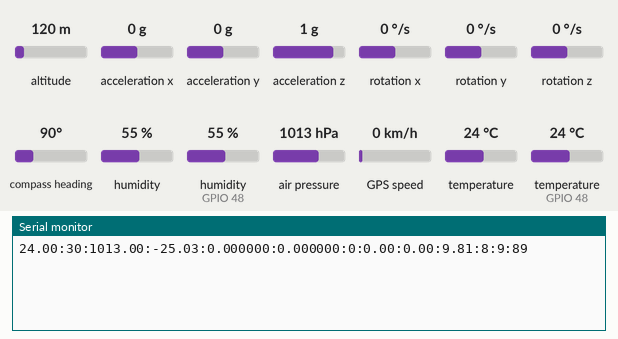
Recording of a sketch running on a simulated ESP32. Shown: the last lines printed to the serial monitor. Inputs (shaded band) come from the test bench; at power-on: acceleration x 0 g, acceleration y 0 g, acceleration z 1 g, air pressure 1013 hPa, temperature 24 °C, altitude 120 m, rotation x 0 °/s, rotation y 0 °/s, rotation z 0 °/s, compass heading 90°, humidity 55 %, humidity (sensor on GPIO 48) 55 %, GPS speed 0 km/h, temperature (sensor on GPIO 48) 24 °C. The GPS gets a fix after 3 s at 37.7749, -122.4194 with 8 satellites.

Above: at 1.2 s.
1.3 s: acceleration x set to -1.4 g
At 2.6 s:
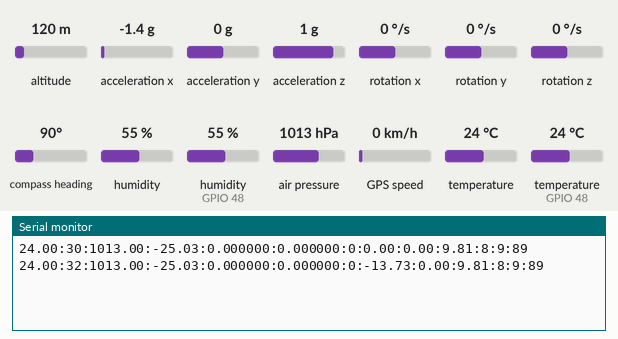
2.8 s: acceleration y set to -1.4 g
At 4.2 s:
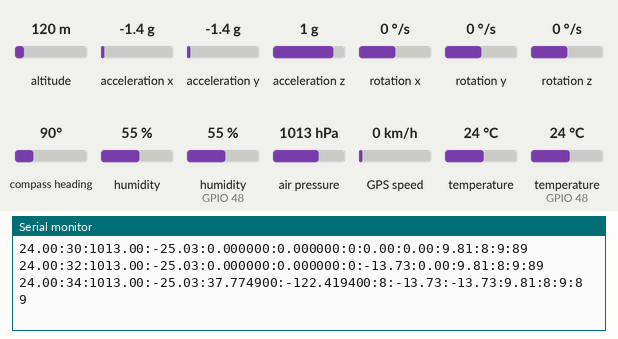
4.3 s: acceleration z set to -1.4 g
5.8 s: air pressure set to 952 hPa
At 7.0 s:
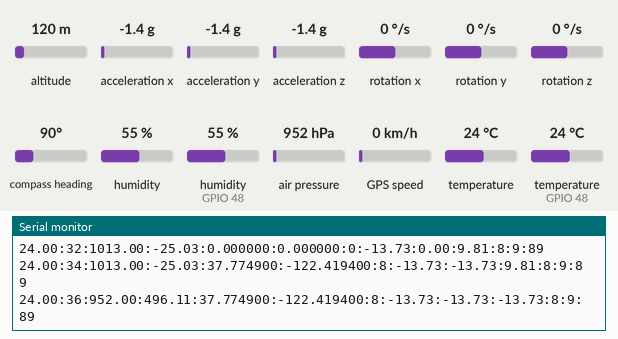
7.3 s: temperature (sensor 0) set to 12 °C
At 8.5 s:
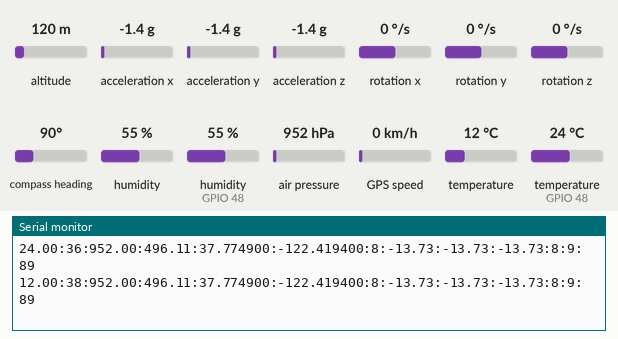
Timing chart, 0 to 9.8 s (numbered marks = the images above; inputs shaded):
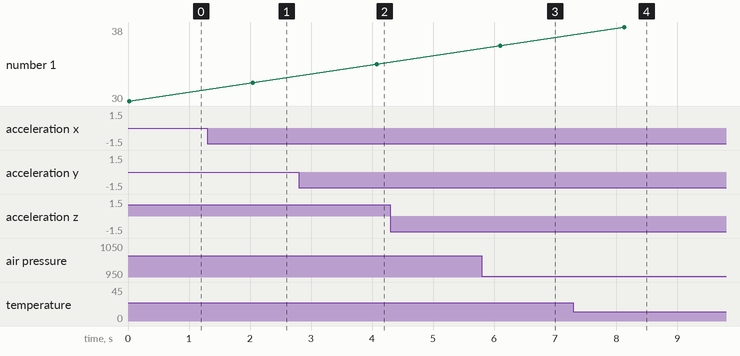

Measured:
- after the input at 1.3 s, the serial monitor: prints a new line after 0.75 s (image 1)
- after the input at 2.8 s, the serial monitor: prints a new line after 1.3 s (image 2)
- after the input at 5.8 s, the serial monitor: prints a new line after 0.30 s (image 3)
- after the input at 7.3 s, the serial monitor: prints a new line after 0.83 s (image 4)

The sketch:

TESTE_ABATRACK_COM_GIRO.ino
```cpp
#include <TinyGPS++.h>
#include <HardwareSerial.h>
#include <Wire.h>
#include <Adafruit_Sensor.h>
#include <Adafruit_BME280.h>
#include <DHT.h>
#include <Adafruit_MPU6050.h>

// Criar instância do GPS e da Serial2
TinyGPSPlus gps;
HardwareSerial gpsSerial(1);

#define SEALEVELPRESSURE_HPA (1010)
#define DHTPIN 48        // Pino onde o DHT22 está conectado
#define DHTTYPE DHT22   // Define o tipo do sensor
#define TIMEZONE_OFFSET -3  // Ajuste para horário de Brasília (UTC-3)

Adafruit_BME280 bme; // Objeto do sensor BME280
DHT dht(DHTPIN, DHTTYPE); // Objeto do sensor DHT22
Adafruit_MPU6050 mpu; // Objeto do sensor MPU6050 (GY-521)

void setup() {
    Serial.begin(115200);  // Comunicação com o PC
    gpsSerial.begin(9600, SERIAL_8N1, 45, 46);  // RX=45, TX=46

    // Inicialização dos sensores
    bme.begin(0x76); // Endereço padrão I2C do BME280
    dht.begin(); // Inicializa o sensor DHT22
    Wire.begin();
    mpu.begin(); // Inicializa o sensor MPU6050
}

void loop() {
    // Lê os dados do GPS
    while (gpsSerial.available()) {
        char c = gpsSerial.read();
        gps.encode(c);
    }

    // Coletando dados
    float tempBME = bme.readTemperature();
    float pressao = bme.readPressure() / 100.0F;
    float altitude = bme.readAltitude(SEALEVELPRESSURE_HPA);
    float umidadeBME = bme.readHumidity();

    float tempDHT = dht.readTemperature();
    float humDHT = dht.readHumidity();

    // Verifica se os dados do DHT são válidos
    if (isnan(tempDHT) || isnan(humDHT)) {
        tempDHT = 0.0;
        humDHT = 0.0;
    }

    sensors_event_t a, g, temp;
    mpu.getEvent(&a, &g, &temp);

    Serial.print(tempBME);
    Serial.print(":");
    Serial.print(gps.time.second());
    Serial.print(":");
    Serial.print(pressao);
    Serial.print(":");
    Serial.print(altitude);
    Serial.print(":");
    Serial.print(gps.location.lat(), 6);
    Serial.print(":");
    Serial.print(gps.location.lng(), 6);
    Serial.print(":");
    Serial.print(gps.satellites.value());
    Serial.print(":");
    Serial.print(a.acceleration.x);
    Serial.print(":");
    Serial.print(a.acceleration.y);
    Serial.print(":");
    Serial.print(a.acceleration.z);
    Serial.print(":8");
    Serial.print(":9");
    Serial.println(":89");


    delay(2000); // Aguarda 2 segundos antes da próxima leitura
}
```
